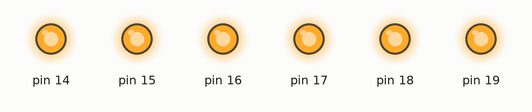
Bench run of a sketch on a simulated Arduino Uno, built with avr-gcc and run on an emulated ATmega328P. On the bench: output pins drawn as LEDs (lit = HIGH). What the sketch prints to the serial monitor is not drawn.

Above: at 0.42 s.
At 0.9 s:
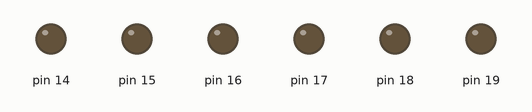
Timing chart, 0 to 2.4 s (numbered marks = the images above):
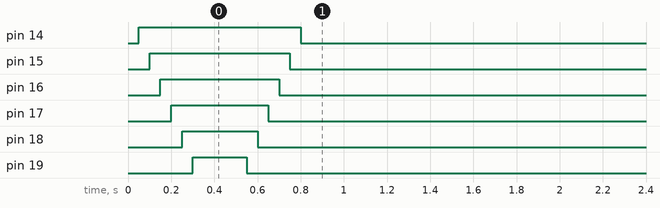

The sketch:

drone_pair.ino
```cpp
#include <CoDrone.h>

void setup() {
  CoDrone.begin(115200);
  CoDrone.AutoConnect(NearbyDrone);
}

void loop() {
}
```

Measured:
- by itself, pin 14: LOW → HIGH at 0.05 s, → LOW 0.75 s later
- by itself, pin 15: LOW → HIGH at 0.10 s, → LOW 0.65 s later
- by itself, pin 16: LOW → HIGH at 0.15 s, → LOW 0.55 s later
- by itself, pin 17: LOW → HIGH at 0.20 s, → LOW 0.45 s later
- by itself, pin 18: LOW → HIGH at 0.25 s, → LOW 0.35 s later
- by itself, pin 19: LOW → HIGH at 0.30 s, → LOW 0.25 s later
